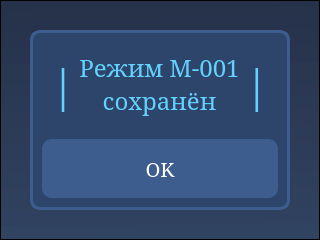
   <widget class="QFrame" name="save_file_layout">
    <property name="enabled">
     <bool>true</bool>
    </property>
    <property name="geometry">
     <rect>
      <x>0</x>
      <y>0</y>
      <width>320</width>
      <height>240</height>
     </rect>
    </property>
    <property name="styleSheet">
     <string notr="true">QFrame {
	background-color: qlineargradient(spread:reflect, x1:0.559, y1:1, x2:0.548, y2:0, stop:0 rgba(39, 58, 89, 200), stop:1 rgba(27, 39, 65, 200));
}</string>
    </property>
    <property name="frameShape">
     <enum>QFrame::StyledPanel</enum>
    </property>
    <property name="frameShadow">
     <enum>QFrame::Raised</enum>
    </property>
    <widget class="QFrame" name="save_file_frame">
     <property name="enabled">
      <bool>true</bool>
     </property>
     <property name="geometry">
      <rect>
       <x>30</x>
       <y>30</y>
       <width>260</width>
       <height>180</height>
      </rect>
     </property>
     <property name="styleSheet">
      <string notr="true">QFrame{
	background-color: rgb(46, 69, 107);
	border: 3px solid rgb(62, 93, 143);
	border-radius: 10px 
}
</string>
     </property>
     <property name="frameShape">
      <enum>QFrame::StyledPanel</enum>
     </property>
     <property name="frameShadow">
      <enum>QFrame::Raised</enum>
     </property>
     <layout class="QVBoxLayout" name="verticalLayout_13">
      <property name="spacing">
       <number>12</number>
      </property>
      <item>
       <widget class="QFrame" name="frame">
        <property name="contextMenuPolicy">
         <enum>Qt::NoContextMenu</enum>
        </property>
        <property name="toolTip">
         <string/>
        </property>
        <property name="styleSheet">
         <string notr="true">background-color: rgba(0, 0, 0, 0);
border: 0px solid rgba(0, 0, 0, 0);</string>
        </property>
        <property name="frameShape">
         <enum>QFrame::StyledPanel</enum>
        </property>
        <property name="frameShadow">
         <enum>QFrame::Raised</enum>
        </property>
        <layout class="QHBoxLayout" name="horizontalLayout_8">
         <property name="spacing">
          <number>12</number>
         </property>
         <item>
          <widget class="QLabel" name="save_decor_2">
           <property name="enabled">
            <bool>true</bool>
           </property>
           <property name="minimumSize">
            <size>
             <width>1</width>
             <height>0</height>
            </size>
           </property>
           <property name="font">
            <font>
             <family>MS Serif</family>
             <pointsize>32</pointsize>
            </font>
           </property>
           <property name="styleSheet">
            <string notr="true">QLabel{
	background-color: none;
	color: rgb(99,209,254);
	border: none
}
</string>
           </property>
           <property name="text">
            <string>|</string>
           </property>
           <property name="alignment">
            <set>Qt::AlignLeading|Qt::AlignLeft|Qt::AlignVCenter</set>
           </property>
          </widget>
         </item>
         <item>
          <widget class="QLabel" name="save_file_label">
           <property name="enabled">
            <bool>true</bool>
           </property>
           <property name="maximumSize">
            <size>
             <width>174</width>
             <height>16777215</height>
            </size>
           </property>
           <property name="font">
            <font>
             <family>MS Serif</family>
             <pointsize>18</pointsize>
            </font>
           </property>
           <property name="styleSheet">
            <string notr="true">QLabel{
	background-color: none;
	font-size: 18pt;
	color: rgb(99,209,254);
	border: none
}
</string>
           </property>
           <property name="text">
            <string>Режим M-001
сохранён</string>
           </property>
           <property name="alignment">
            <set>Qt::AlignCenter</set>
           </property>
          </widget>
         </item>
         <item>
          <widget class="QLabel" name="save_decor_1">
           <property name="enabled">
            <bool>true</bool>
           </property>
           <property name="minimumSize">
            <size>
             <width>1</width>
             <height>0</height>
            </size>
           </property>
           <property name="font">
            <font>
             <family>MS Serif</family>
             <pointsize>32</pointsize>
            </font>
           </property>
           <property name="styleSheet">
            <string notr="true">QLabel{
	background-color: none;
	color: rgb(99,209,254);
	border: none
}
</string>
           </property>
           <property name="text">
            <string>|</string>
           </property>
           <property name="alignment">
            <set>Qt::AlignRight|Qt::AlignTrailing|Qt::AlignVCenter</set>
           </property>
          </widget>
         </item>
        </layout>
       </widget>
      </item>
      <item>
       <widget class="QPushButton" name="ok_button_save">
        <property name="enabled">
         <bool>true</bool>
        </property>
        <property name="sizePolicy">
         <sizepolicy hsizetype="Ignored" vsizetype="Ignored">
          <horstretch>0</horstretch>
          <verstretch>0</verstretch>
         </sizepolicy>
        </property>
        <property name="minimumSize">
         <size>
          <width>1</width>
          <height>1</height>
         </size>
        </property>
        <property name="font">
         <font>
          <family>MS Serif</family>
          <pointsize>15</pointsize>
         </font>
        </property>
        <property name="focusPolicy">
         <enum>Qt::NoFocus</enum>
        </property>
        <property name="styleSheet">
         <string notr="true">QPushButton {
	background-color: rgb(62, 93, 143);
	border: none;
	border-radius: 10px;
	color: white
}

QPushButton:pressed{
	background-color: rgb(84, 126, 193);
}</string>
        </property>
        <property name="text">
         <string>OK</string>
        </property>
        <property name="iconSize">
         <size>
          <width>0</width>
          <height>45</height>
         </size>
        </property>
       </widget>
      </item>
     </layout>
    </widget>
   </widget>
